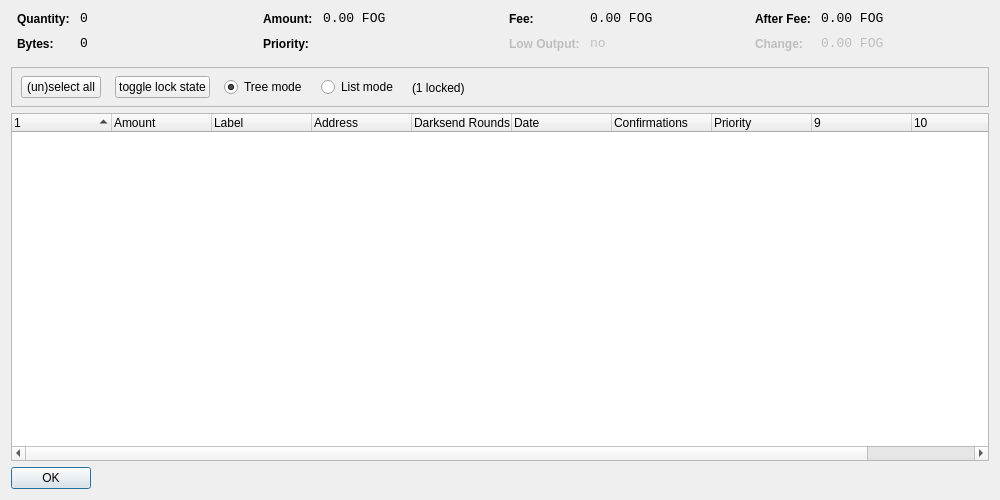
<?xml version="1.0" encoding="UTF-8"?>
<ui version="4.0">
 <class>CoinControlDialog</class>
 <widget class="QDialog" name="CoinControlDialog">
  <property name="geometry">
   <rect>
    <x>0</x>
    <y>0</y>
    <width>1000</width>
    <height>500</height>
   </rect>
  </property>
  <property name="windowTitle">
   <string>Coin Control</string>
  </property>
  <layout class="QVBoxLayout" name="verticalLayout">
   <item>
    <layout class="QHBoxLayout" name="horizontalLayoutTop" stretch="0,0,0,0">
     <property name="topMargin">
      <number>0</number>
     </property>
     <property name="bottomMargin">
      <number>10</number>
     </property>
     <item>
      <layout class="QFormLayout" name="formLayoutCoinControl1">
       <property name="horizontalSpacing">
        <number>10</number>
       </property>
       <property name="verticalSpacing">
        <number>10</number>
       </property>
       <property name="leftMargin">
        <number>6</number>
       </property>
       <property name="rightMargin">
        <number>6</number>
       </property>
       <item row="0" column="0">
        <widget class="QLabel" name="labelCoinControlQuantityText">
         <property name="styleSheet">
          <string notr="true">font-weight:bold;</string>
         </property>
         <property name="text">
          <string>Quantity:</string>
         </property>
        </widget>
       </item>
       <item row="0" column="1">
        <widget class="QLabel" name="labelCoinControlQuantity">
         <property name="font">
          <font>
           <family>Monospace</family>
           <pointsize>10</pointsize>
          </font>
         </property>
         <property name="cursor">
          <cursorShape>IBeamCursor</cursorShape>
         </property>
         <property name="contextMenuPolicy">
          <enum>Qt::ActionsContextMenu</enum>
         </property>
         <property name="text">
          <string notr="true">0</string>
         </property>
         <property name="textInteractionFlags">
          <set>Qt::LinksAccessibleByMouse|Qt::TextSelectableByKeyboard|Qt::TextSelectableByMouse</set>
         </property>
        </widget>
       </item>
       <item row="1" column="0">
        <widget class="QLabel" name="labelCoinControlBytesText">
         <property name="styleSheet">
          <string notr="true">font-weight:bold;</string>
         </property>
         <property name="text">
          <string>Bytes:</string>
         </property>
        </widget>
       </item>
       <item row="1" column="1">
        <widget class="QLabel" name="labelCoinControlBytes">
         <property name="font">
          <font>
           <family>Monospace</family>
           <pointsize>10</pointsize>
          </font>
         </property>
         <property name="cursor">
          <cursorShape>IBeamCursor</cursorShape>
         </property>
         <property name="contextMenuPolicy">
          <enum>Qt::ActionsContextMenu</enum>
         </property>
         <property name="text">
          <string notr="true">0</string>
         </property>
         <property name="textInteractionFlags">
          <set>Qt::LinksAccessibleByMouse|Qt::TextSelectableByKeyboard|Qt::TextSelectableByMouse</set>
         </property>
        </widget>
       </item>
      </layout>
     </item>
     <item>
      <layout class="QFormLayout" name="formLayoutCoinControl2">
       <property name="horizontalSpacing">
        <number>10</number>
       </property>
       <property name="verticalSpacing">
        <number>10</number>
       </property>
       <property name="leftMargin">
        <number>6</number>
       </property>
       <property name="rightMargin">
        <number>6</number>
       </property>
       <item row="0" column="0">
        <widget class="QLabel" name="labelCoinControlAmountText">
         <property name="styleSheet">
          <string notr="true">font-weight:bold;</string>
         </property>
         <property name="text">
          <string>Amount:</string>
         </property>
        </widget>
       </item>
       <item row="0" column="1">
        <widget class="QLabel" name="labelCoinControlAmount">
         <property name="font">
          <font>
           <family>Monospace</family>
           <pointsize>10</pointsize>
          </font>
         </property>
         <property name="cursor">
          <cursorShape>IBeamCursor</cursorShape>
         </property>
         <property name="contextMenuPolicy">
          <enum>Qt::ActionsContextMenu</enum>
         </property>
         <property name="text">
          <string notr="true">0.00 FOG</string>
         </property>
         <property name="textInteractionFlags">
          <set>Qt::LinksAccessibleByMouse|Qt::TextSelectableByKeyboard|Qt::TextSelectableByMouse</set>
         </property>
        </widget>
       </item>
       <item row="1" column="0">
        <widget class="QLabel" name="labelCoinControlPriorityText">
         <property name="styleSheet">
          <string notr="true">font-weight:bold;</string>
         </property>
         <property name="text">
          <string>Priority:</string>
         </property>
        </widget>
       </item>
       <item row="1" column="1">
        <widget class="QLabel" name="labelCoinControlPriority">
         <property name="font">
          <font>
           <family>Monospace</family>
           <pointsize>10</pointsize>
          </font>
         </property>
         <property name="cursor">
          <cursorShape>IBeamCursor</cursorShape>
         </property>
         <property name="contextMenuPolicy">
          <enum>Qt::ActionsContextMenu</enum>
         </property>
         <property name="text">
          <string/>
         </property>
         <property name="textInteractionFlags">
          <set>Qt::LinksAccessibleByMouse|Qt::TextSelectableByKeyboard|Qt::TextSelectableByMouse</set>
         </property>
        </widget>
       </item>
      </layout>
     </item>
     <item>
      <layout class="QFormLayout" name="formLayoutCoinControl3">
       <property name="horizontalSpacing">
        <number>10</number>
       </property>
       <property name="verticalSpacing">
        <number>10</number>
       </property>
       <property name="leftMargin">
        <number>6</number>
       </property>
       <property name="rightMargin">
        <number>6</number>
       </property>
       <item row="0" column="0">
        <widget class="QLabel" name="labelCoinControlFeeText">
         <property name="styleSheet">
          <string notr="true">font-weight:bold;</string>
         </property>
         <property name="text">
          <string>Fee:</string>
         </property>
        </widget>
       </item>
       <item row="0" column="1">
        <widget class="QLabel" name="labelCoinControlFee">
         <property name="font">
          <font>
           <family>Monospace</family>
           <pointsize>10</pointsize>
          </font>
         </property>
         <property name="cursor">
          <cursorShape>IBeamCursor</cursorShape>
         </property>
         <property name="contextMenuPolicy">
          <enum>Qt::ActionsContextMenu</enum>
         </property>
         <property name="text">
          <string notr="true">0.00 FOG</string>
         </property>
         <property name="textInteractionFlags">
          <set>Qt::LinksAccessibleByMouse|Qt::TextSelectableByKeyboard|Qt::TextSelectableByMouse</set>
         </property>
        </widget>
       </item>
       <item row="1" column="0">
        <widget class="QLabel" name="labelCoinControlLowOutputText">
         <property name="enabled">
          <bool>false</bool>
         </property>
         <property name="styleSheet">
          <string notr="true">font-weight:bold;</string>
         </property>
         <property name="text">
          <string>Low Output:</string>
         </property>
        </widget>
       </item>
       <item row="1" column="1">
        <widget class="QLabel" name="labelCoinControlLowOutput">
         <property name="enabled">
          <bool>false</bool>
         </property>
         <property name="font">
          <font>
           <family>Monospace</family>
           <pointsize>10</pointsize>
          </font>
         </property>
         <property name="cursor">
          <cursorShape>IBeamCursor</cursorShape>
         </property>
         <property name="contextMenuPolicy">
          <enum>Qt::ActionsContextMenu</enum>
         </property>
         <property name="text">
          <string notr="true">no</string>
         </property>
         <property name="textInteractionFlags">
          <set>Qt::LinksAccessibleByMouse|Qt::TextSelectableByKeyboard|Qt::TextSelectableByMouse</set>
         </property>
        </widget>
       </item>
      </layout>
     </item>
     <item>
      <layout class="QFormLayout" name="formLayoutCoinControl4">
       <property name="horizontalSpacing">
        <number>10</number>
       </property>
       <property name="verticalSpacing">
        <number>10</number>
       </property>
       <property name="leftMargin">
        <number>6</number>
       </property>
       <property name="rightMargin">
        <number>6</number>
       </property>
       <item row="0" column="0">
        <widget class="QLabel" name="labelCoinControlAfterFeeText">
         <property name="styleSheet">
          <string notr="true">font-weight:bold;</string>
         </property>
         <property name="text">
          <string>After Fee:</string>
         </property>
        </widget>
       </item>
       <item row="0" column="1">
        <widget class="QLabel" name="labelCoinControlAfterFee">
         <property name="font">
          <font>
           <family>Monospace</family>
           <pointsize>10</pointsize>
          </font>
         </property>
         <property name="cursor">
          <cursorShape>IBeamCursor</cursorShape>
         </property>
         <property name="contextMenuPolicy">
          <enum>Qt::ActionsContextMenu</enum>
         </property>
         <property name="text">
          <string notr="true">0.00 FOG</string>
         </property>
         <property name="textInteractionFlags">
          <set>Qt::LinksAccessibleByMouse|Qt::TextSelectableByKeyboard|Qt::TextSelectableByMouse</set>
         </property>
        </widget>
       </item>
       <item row="1" column="0">
        <widget class="QLabel" name="labelCoinControlChangeText">
         <property name="enabled">
          <bool>false</bool>
         </property>
         <property name="styleSheet">
          <string notr="true">font-weight:bold;</string>
         </property>
         <property name="text">
          <string>Change:</string>
         </property>
        </widget>
       </item>
       <item row="1" column="1">
        <widget class="QLabel" name="labelCoinControlChange">
         <property name="enabled">
          <bool>false</bool>
         </property>
         <property name="font">
          <font>
           <family>Monospace</family>
           <pointsize>10</pointsize>
          </font>
         </property>
         <property name="cursor">
          <cursorShape>IBeamCursor</cursorShape>
         </property>
         <property name="contextMenuPolicy">
          <enum>Qt::ActionsContextMenu</enum>
         </property>
         <property name="text">
          <string notr="true">0.00 FOG</string>
         </property>
         <property name="textInteractionFlags">
          <set>Qt::LinksAccessibleByMouse|Qt::TextSelectableByKeyboard|Qt::TextSelectableByMouse</set>
         </property>
        </widget>
       </item>
      </layout>
     </item>
    </layout>
   </item>
   <item>
    <widget class="QFrame" name="frame">
     <property name="minimumSize">
      <size>
       <width>0</width>
       <height>40</height>
      </size>
     </property>
     <property name="frameShape">
      <enum>QFrame::StyledPanel</enum>
     </property>
     <property name="frameShadow">
      <enum>QFrame::Sunken</enum>
     </property>
     <widget class="QWidget" name="horizontalLayoutWidget">
      <property name="geometry">
       <rect>
        <x>10</x>
        <y>0</y>
        <width>781</width>
        <height>41</height>
       </rect>
      </property>
      <layout class="QHBoxLayout" name="horizontalLayoutPanel" stretch="0,0,0,0,0">
       <property name="spacing">
        <number>14</number>
       </property>
       <item>
        <widget class="QPushButton" name="pushButtonSelectAll">
         <property name="sizePolicy">
          <sizepolicy hsizetype="Maximum" vsizetype="Fixed">
           <horstretch>0</horstretch>
           <verstretch>0</verstretch>
          </sizepolicy>
         </property>
         <property name="text">
          <string>(un)select all</string>
         </property>
        </widget>
       </item>
        <item>
         <widget class="QPushButton" name="pushButtonToggleLock">
          <property name="sizePolicy">
           <sizepolicy hsizetype="Maximum" vsizetype="Fixed">
            <horstretch>0</horstretch>
            <verstretch>0</verstretch>
           </sizepolicy>
          </property>
          <property name="text">
           <string>toggle lock state</string>
          </property>
          <property name="autoDefault">
           <bool>false</bool>
          </property>
         </widget>
        </item>
       <item>
        <widget class="QRadioButton" name="radioTreeMode">
         <property name="sizePolicy">
          <sizepolicy hsizetype="Maximum" vsizetype="Fixed">
           <horstretch>0</horstretch>
           <verstretch>0</verstretch>
          </sizepolicy>
         </property>
         <property name="text">
          <string>Tree mode</string>
         </property>
         <property name="checked">
          <bool>true</bool>
         </property>
        </widget>
       </item>
       <item>
        <widget class="QRadioButton" name="radioListMode">
         <property name="sizePolicy">
          <sizepolicy hsizetype="Maximum" vsizetype="Fixed">
           <horstretch>0</horstretch>
           <verstretch>0</verstretch>
          </sizepolicy>
         </property>
         <property name="text">
          <string>List mode</string>
         </property>
        </widget>
       </item>
        <item>
         <widget class="QLabel" name="labelLocked">
          <property name="text">
           <string>(1 locked)</string>
          </property>
         </widget>
        </item>
       <item>
        <spacer name="horizontalSpacer">
         <property name="orientation">
          <enum>Qt::Horizontal</enum>
         </property>
         <property name="sizeHint" stdset="0">
          <size>
           <width>40</width>
           <height>20</height>
          </size>
         </property>
        </spacer>
       </item>
      </layout>
     </widget>
    </widget>
   </item>
   <item>
    <widget class="CoinControlTreeWidget" name="treeWidget">
     <property name="contextMenuPolicy">
      <enum>Qt::CustomContextMenu</enum>
     </property>
     <property name="sortingEnabled">
      <bool>false</bool>
     </property>
     <property name="columnCount">
      <number>11</number>
     </property>
     <attribute name="headerShowSortIndicator" stdset="0">
      <bool>true</bool>
     </attribute>
     <attribute name="headerStretchLastSection">
      <bool>false</bool>
     </attribute>
     <column>
      <property name="text">
       <string/>
      </property>
     </column>
     <column>
      <property name="text">
       <string>Amount</string>
      </property>
     </column>
     <column>
      <property name="text">
       <string>Label</string>
      </property>
     </column>
     <column>
      <property name="text">
       <string>Address</string>
      </property>
     </column>
     <column>
      <property name="text">
       <string>Darksend Rounds</string>
      </property>
    </column>
     <column>
      <property name="text">
       <string>Date</string>
      </property>
     </column>
     <column>
      <property name="text">
       <string>Confirmations</string>
      </property>
      <property name="toolTip">
       <string>Confirmed</string>
      </property>
     </column>
     <column>
      <property name="text">
       <string>Priority</string>
      </property>
     </column>
     <column>
      <property name="text">
       <string/>
      </property>
     </column>
     <column>
      <property name="text">
       <string/>
      </property>
     </column>
     <column>
      <property name="text">
       <string/>
      </property>
     </column>
     <column>
      <property name="text">
       <string/>
      </property>
     </column>
    </widget>
   </item>
   <item>
    <widget class="QDialogButtonBox" name="buttonBox">
     <property name="sizePolicy">
      <sizepolicy hsizetype="Maximum" vsizetype="Fixed">
       <horstretch>0</horstretch>
       <verstretch>0</verstretch>
      </sizepolicy>
     </property>
     <property name="orientation">
      <enum>Qt::Horizontal</enum>
     </property>
     <property name="standardButtons">
      <set>QDialogButtonBox::Ok</set>
     </property>
    </widget>
   </item>
  </layout>
 </widget>
 <customwidgets>
  <customwidget>
   <class>CoinControlTreeWidget</class>
   <extends>QTreeWidget</extends>
   <header>coincontroltreewidget.h</header>
  </customwidget>
 </customwidgets>
 <resources/>
 <connections/>
</ui>
